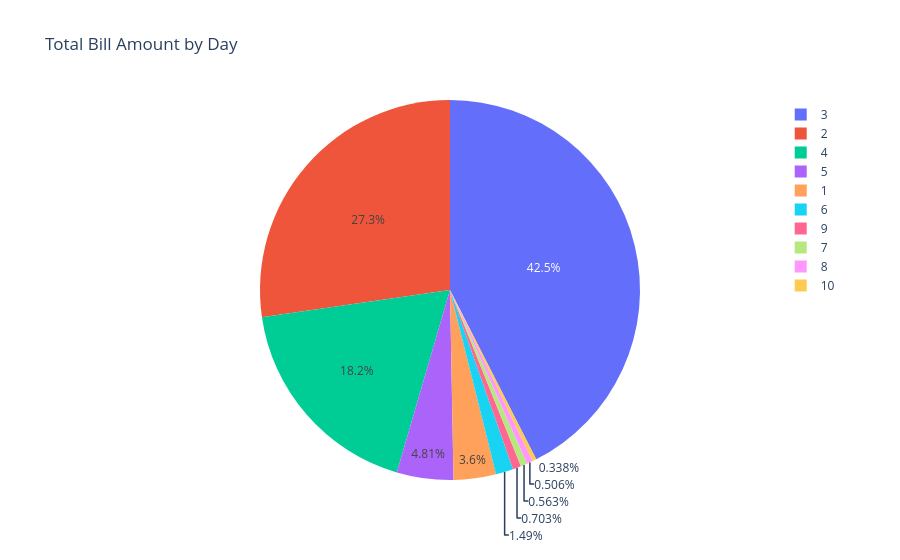

The notebook cell this image was saved under:
### Code cell
fig2 = px.pie(df, names = 'bedRoom', title = 'Total Bill Amount by Day')

fig2.show()

### Figure 1 — Plotly figure (JSON) as saved in the notebook; plotly's stock layout.template omitted (floating-point values rounded to 4 significant figures; data arrays with more than 128 entries replaced by an {"elided": "..."} marker saying what was removed)
{"data": [{"domain": {"x": [0, 1], "y": [0, 1]}, "hovertemplate": "bedRoom=%{label}<extra></extra>", "labels": {"elided": "3555 int values"}, "legendgroup": "", "name": "", "showlegend": true, "type": "pie"}], "layout": {"legend": {"tracegroupgap": 0}, "title": {"text": "Total Bill Amount by Day"}}}
